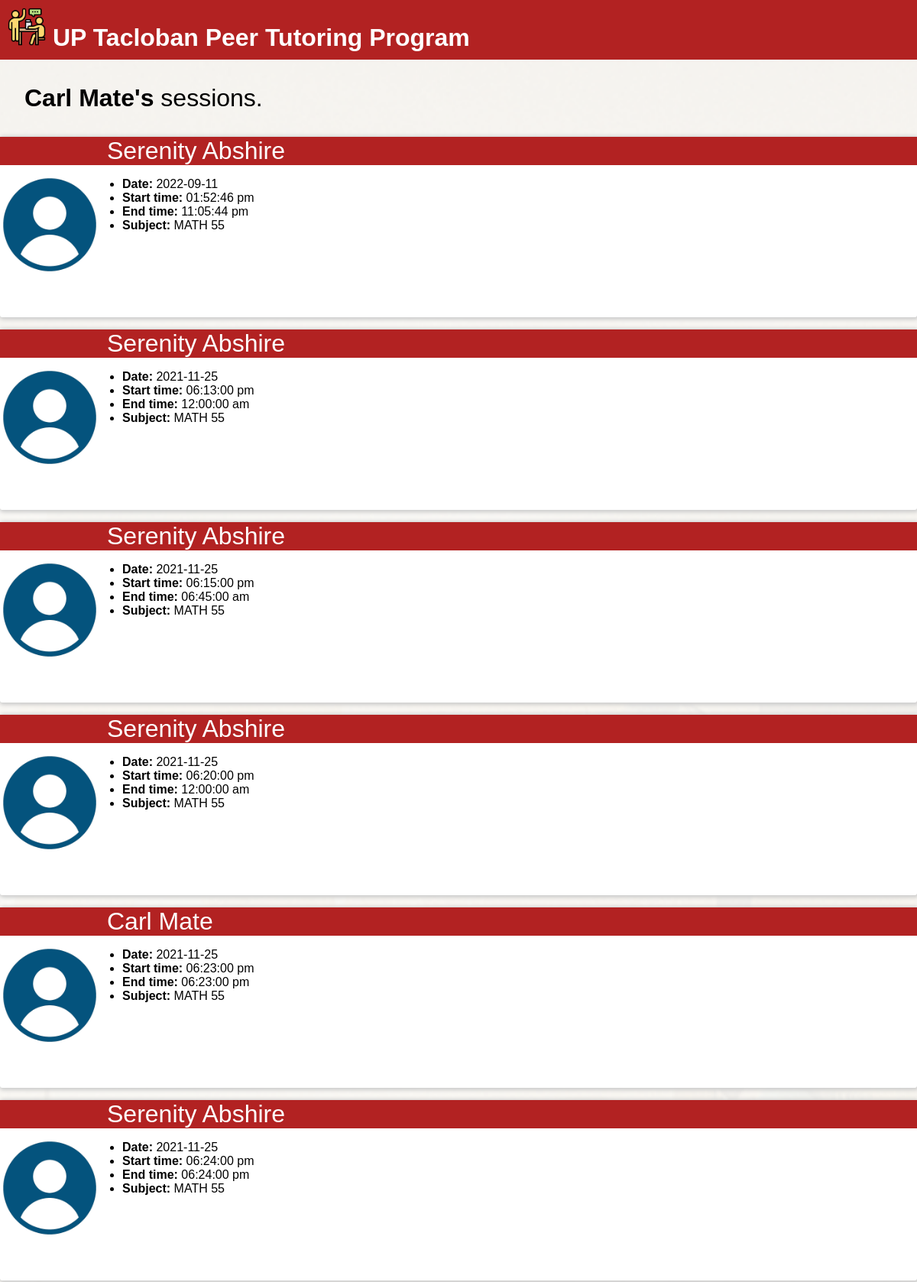
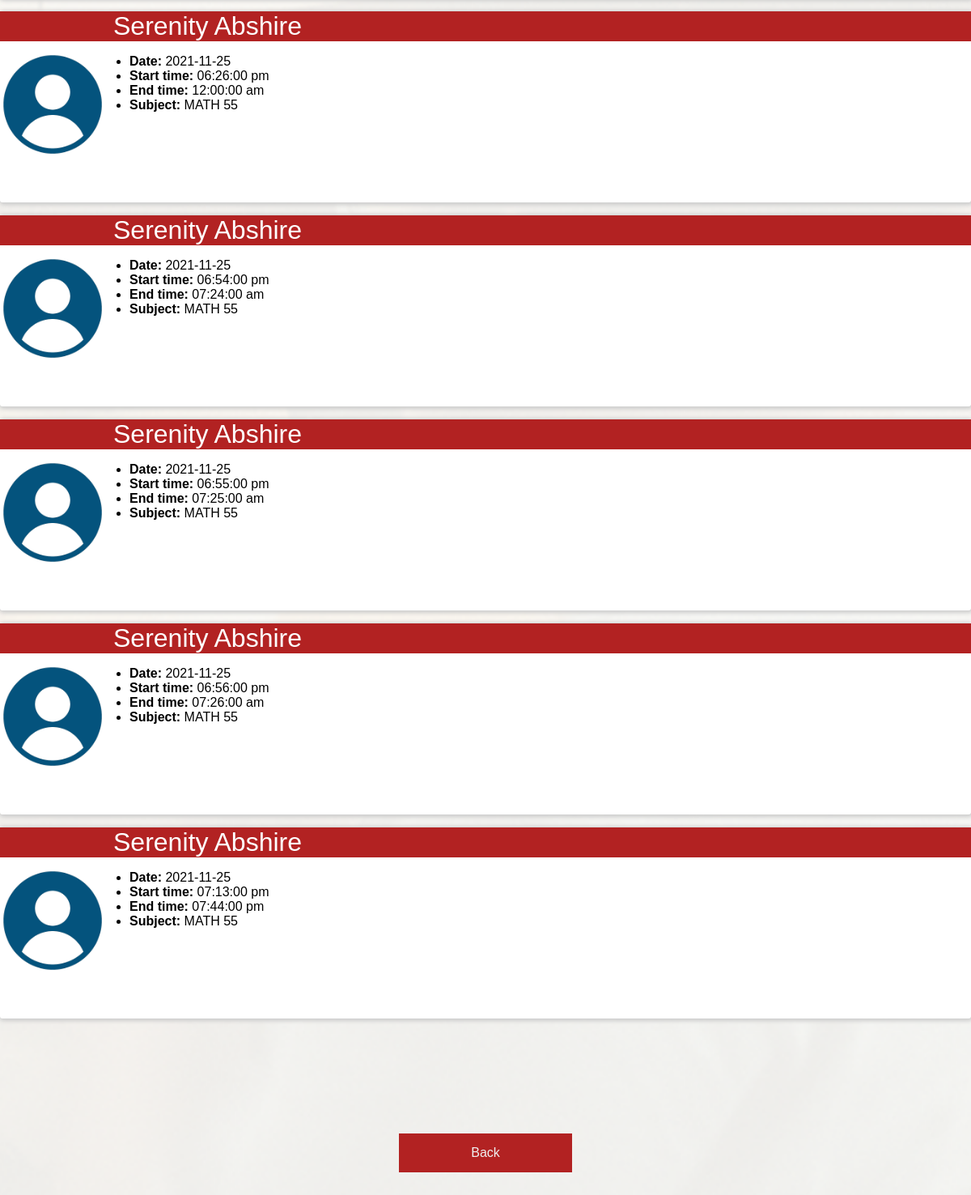
The app's page /my-sessions.php (signed in) with its own data (2 pictures, top to bottom).
### tables this page shows
CREATE TABLE `tutee` (
  `tutee_id` int(11) NOT NULL,
  `first_name` varchar(100) NOT NULL,
  `last_name` varchar(100) NOT NULL,
  `upmail` varchar(100) NOT NULL,
  `program` varchar(100) NOT NULL,
  `year_level` int(1) NOT NULL,
  `password` varchar(100) NOT NULL
);

CREATE TABLE `tutor` (
  `tutor_id` int(11) NOT NULL,
  `first_name` varchar(100) NOT NULL,
  `last_name` varchar(100) NOT NULL,
  `upmail` varchar(100) NOT NULL,
  `program` varchar(100) NOT NULL,
  `year_level` int(11) NOT NULL
);

CREATE TABLE `tutorial_session` (
  `tutor_id` int(11) NOT NULL,
  `tutee_id` int(11) NOT NULL,
  `date` date NOT NULL,
  `start_time` time NOT NULL,
  `end_time` time NOT NULL,
  `subject` varchar(100) NOT NULL
);

### my-sessions.php (the view, shortened to what this page needs)
<?php include("top.html"); include("server.php");
$query = "SELECT tutee_id, first_name, last_name, program FROM tutee WHERE upmail='" . $_SESSION['upmail'] . "'";
$result = mysqli_query($db, $query);
$tutee_id = 0;
$first_name = "";
$last_name = "";
foreach($result as $row){
    $tutee_id = $row['tutee_id'];
    $first_name = $row['first_name'];
    $last_name = $row['last_name'];
}
?>
<p id="result"><strong><?=$first_name . " " . $last_name . "'s "?></strong>sessions.</p>
<?php
$sessionQuery = "SELECT * FROM tutorial_session WHERE tutee_id=$tutee_id";
$sessionResult = mysqli_query($db, $sessionQuery);
foreach($sessionResult as $sessionResultRow){
$tutor_id = $sessionResultRow['tutor_id'];
$tutorNameQuery = "SELECT first_name, last_name
    FROM tutor
    WHERE tutor_id=$tutor_id";
$tutorNameResult = mysqli_query($db, $tutorNameQuery);
foreach($tutorNameResult as $tutorNameRow){
?>
<div class="match">
        <p>
        <img src="images/user.png" width=150 alt="User" /><span><?=$tutorNameRow['first_name'] . " " . $tutorNameRow['last_name']?></span>
        </p>
        <ul>
            <li><?="<strong>Date: </strong>" . $sessionResultRow['date']?></li>
            <li><?="<strong>Start time: </strong>" . date('h:i:s a', strtotime($sessionResultRow['start_time']))?></li>
            <li><?="<strong>End time: </strong>" . date('h:i:s a', strtotime($sessionResultRow['end_time']))?></li>
            <li><?="<strong>Subject: </strong>" . $sessionResultRow['subject']?></li>
        </ul>
</div>
<?php }
} ?>
<div class="container">
     <div class="center">
        <p><a href="index.php" class="button">Back</a></p>
     </div>
</div>
</body>
</html>

### tutor.css (style rules this page uses)
body { font-size: 12pt; font-family: verdana, sans-serif; margin: 0; padding: 0; background: url("images/bg.png") no-repeat center center fixed; -webkit-background-size:cover; -moz-background-size:cover; -o-background-size: cover; background-size: cover; animation: slideBg 8s linear infinite 0s; animation-timing-function: ease-in-out; }
#banner { background-image: url("images/banner-background.png"); background-repeat: repeat; font-size: 24pt; font-weight: bold; color: white; padding: 10px; }
.container { height: 300px; position: relative; }
.center { position: absolute; top: 50%; left: 50%; -ms-transform: translate(-50%, -50%); transform: translate(-50%, -50%); }
.center a { margin: 5px; }
.button { background-color: #b22222; width: 150px; border: none; color: #F0F0F0; padding: 15px 32px; text-align: center; text-decoration: none; display: inline-block; font-size: 16px; }
.button { transition-duration: 0.4s; }
.match { height: 220px; margin-bottom: 1em; padding-bottom: 1em; background-color: white; border-radius: 3px; -moz-box-shadow: 1px 1px 5px 2px #ccc; -webkit-box-shadow: 1px 1px 5px 2px #ccc; box-shadow: 1px 1px 5px 2px #ccc; }
.match img { width: 130px; float: left; margin-right: 10px; margin-bottom: 3em; padding-top: 50px; }
.match p { background-color: #b22222; clear: left; }
#result { margin-left: 1em; font-size: 24pt; }
p span { color: white; font-size: 24pt; }
.match ul { padding-left: 160px; }

### records on screen
tutee: first_name "Carl", last_name "Mate"
tutorial_session: date "2022-09-11", start_time "01:52:46 pm", end_time "11:05:44 pm", subject "MATH 55"
tutor: first_name "Serenity", last_name "Abshire"
tutorial_session: date "2021-11-25", start_time "06:13:00 pm", end_time "12:00:00 am", subject "MATH 55"
tutorial_session: date "2021-11-25", start_time "06:15:00 pm", end_time "06:45:00 am", subject "MATH 55"
tutorial_session: date "2021-11-25", start_time "06:20:00 pm", end_time "12:00:00 am", subject "MATH 55"
tutorial_session: date "2021-11-25", start_time "06:23:00 pm", end_time "06:23:00 pm", subject "MATH 55"
tutor: first_name "Carl", last_name "Mate"
tutorial_session: date "2021-11-25", start_time "06:24:00 pm", end_time "06:24:00 pm", subject "MATH 55"
tutorial_session: date "2021-11-25", start_time "06:26:00 pm", end_time "12:00:00 am", subject "MATH 55"
tutorial_session: date "2021-11-25", start_time "06:54:00 pm", end_time "07:24:00 am", subject "MATH 55"
tutorial_session: date "2021-11-25", start_time "06:55:00 pm", end_time "07:25:00 am", subject "MATH 55"
tutorial_session: date "2021-11-25", start_time "06:56:00 pm", end_time "07:26:00 am", subject "MATH 55"
tutorial_session: date "2021-11-25", start_time "07:13:00 pm", end_time "07:44:00 pm", subject "MATH 55"
